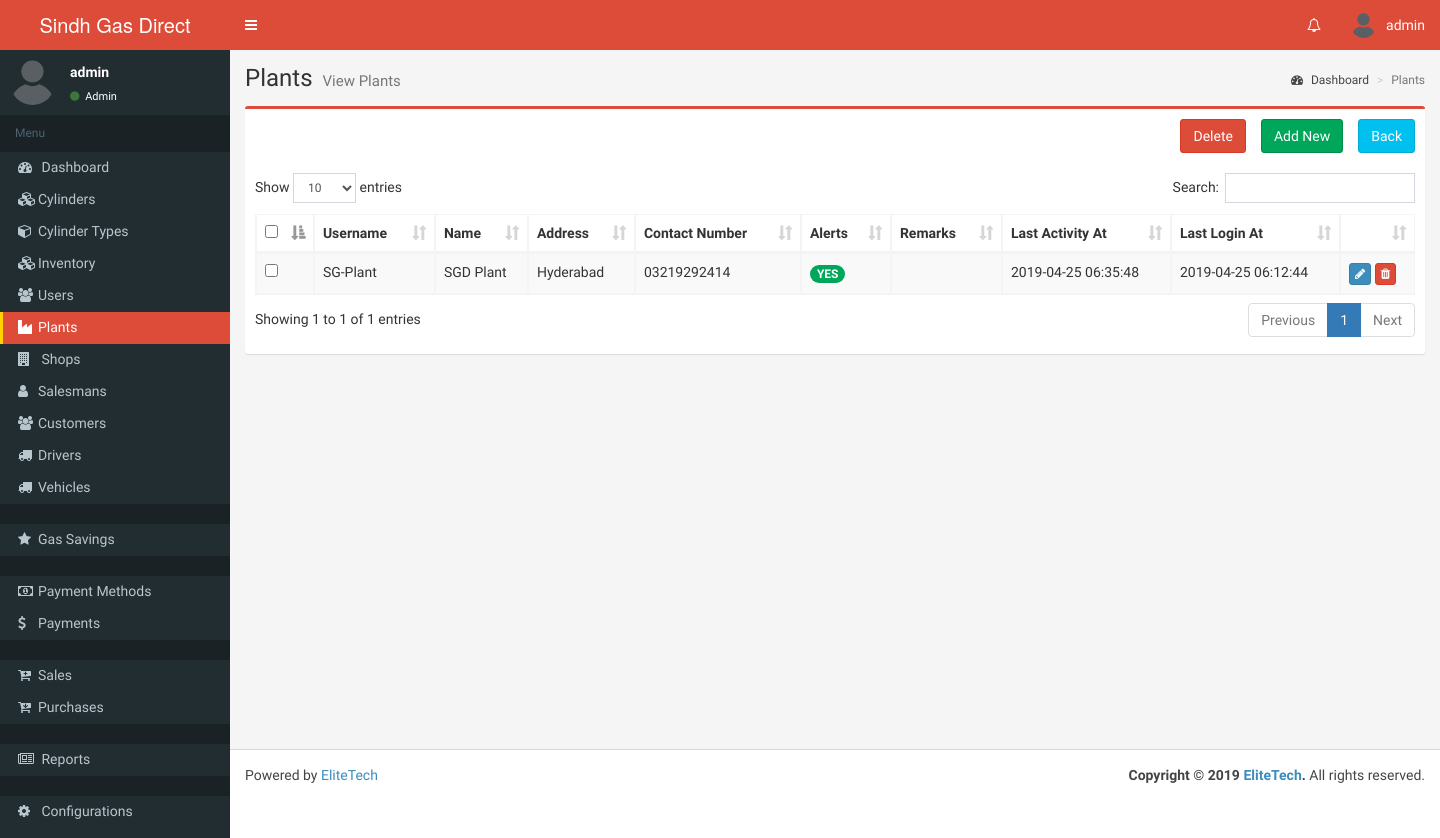
/plants.php (signed in), run on an earlier commit of the app's database.
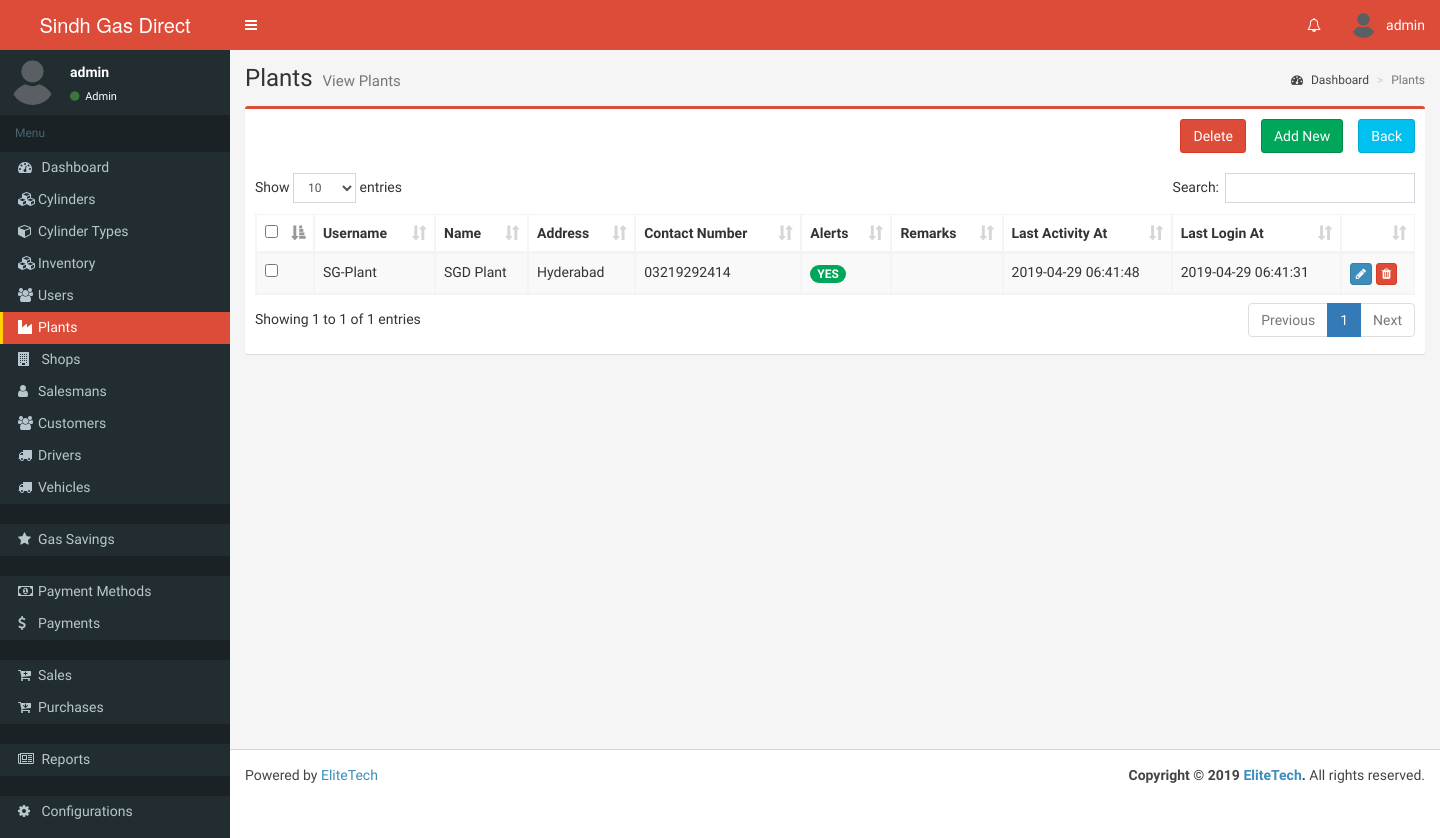
And on a later commit of the database.
### tables this page shows
CREATE TABLE `users` (
  `ID` int(11) NOT NULL AUTO_INCREMENT,
  `Username` text NOT NULL,
  `Password` text NOT NULL,
  `RoleID` int(11) NOT NULL,
  `Image` text NOT NULL,
  `Name` text NOT NULL,
  `Number` text NOT NULL,
  `Email` text NOT NULL,
  `Address` text NOT NULL,
  `Commercial` int(11) NOT NULL,
  `Balance` float NOT NULL,
  `Credit` float NOT NULL,
  `ShopID` int(11) NOT NULL,
  `PlantID` int(11) NOT NULL,
  `CreditLimit` float NOT NULL,
  `SendSMS` int(11) NOT NULL,
  `Remarks` text NOT NULL,
  `SecurityDeposite` float NOT NULL,
  `Status` int(11) NOT NULL,
  `PerformedBy` int(11) NOT NULL,
  `LastLogin` datetime NOT NULL,
  `LastActivity` datetime NOT NULL,
  `DateModified` datetime NOT NULL,
  `DateAdded` datetime NOT NULL,
  PRIMARY KEY (`ID`)
);

### checkadminlogin.php (called while the page is built, shortened)
<?php
	if(!isset($_SESSION['Admin']) || $_SESSION["Admin"] == false)
		redirect("login.php?return_url=".$_SERVER["REQUEST_URI"]);
	else{
        $self = $_SERVER['PHP_SELF'];
    }

### plants.php (the view, shortened to what the changed rows need)
<?php include("checkadminlogin.php");
$sql="SELECT u.ID, u.Username, u.Password, u.Balance, u.Remarks, u.LastActivity, u.LastLogin, u.ShopID, r.Name AS Role, u.Address, u.Number, u.SendSMS, u.Name FROM users u LEFT JOIN roles r ON r.ID = u.RoleID where u.ID<>0 AND u.RoleID = ".(int)ROLE_ID_PLANT;
$resource=mysql_query($sql) or die(mysql_error());
?>
<!DOCTYPE html>
<html>
<head>
    <link rel="stylesheet" href="bootstrap/css/bootstrap.min.css">
    <link rel="stylesheet" href="https://maxcdn.bootstrapcdn.com/font-awesome/4.4.0/css/font-awesome.min.css">
    <link rel="stylesheet" href="https://code.ionicframework.com/ionicons/2.0.1/css/ionicons.min.css">
    <link rel="stylesheet" href="plugins/datatables/dataTables.bootstrap.css">
    <link rel="stylesheet" href="dist/css/AdminLTE.min.css">
    <link rel="stylesheet" href="dist/css/skins/skin-blue.min.css">
</head>
<body class="hold-transition skin-blue sidebar-mini">
<div class="wrapper">
    <div class="content-wrapper">
        <section class="content-header">
            <h1>
                Plants
                <small>View Plants</small>
            </h1>
        </section>
        <section class="content">
            <div class="row">
                <div class="col-xs-12">
                    <div class="box">
                        <div class="box-body table-responsive">
                            <form id="frmPages" action="<?php echo $self; ?>" class="form-horizontal no-margin" method="post">
                                <table id="example1" class="table table-bordered table-striped">
                                    <thead>
                                    <tr>
                                        <th><input type="checkbox" class="no-margin checkUncheckAll"></th>
                                        <th>Username</th>
                                        <th>Name</th>
                                        <th>Address</th>
                                        <th>Contact Number</th>
                                        <th>Alerts</th>
                                        <th>Remarks</th>
                                        <th>Last Activity At</th>
                                        <th>Last Login At</th>
                                        <th></th>
                                    </tr>
                                    </thead>
                                    <tbody>
                                    <?php while($row=mysql_fetch_array($resource))
                                    {
                                        ?>
                                        <tr>
                                            <td style="width:5%"><input type="checkbox" value="<?php echo $row["ID"]; ?>" name="ids[]" class="no-margin chkIds"></td>
                                            <td><?php echo $row["Username"]; ?></td>
                                            <td><?php echo $row["Name"]; ?></td>
                                            <td><?php echo $row["Address"]; ?></td>
                                            <td><?php echo $row["Number"]; ?></td>
                                            <td><?php echo $row["SendSMS"] ? '<span class="badge bg-green">YES</span>' : '<span class="badge bg-red">NO</span>'; ?></td>
                                            <td><?php echo $row["Remarks"]; ?></td>
                                            <td><?php echo $row["LastActivity"]; ?></td>
                                            <td><?php echo $row["LastLogin"]; ?></td>
                                            <td>
                                                <a class="btn btn-primary btn-xs" title="Edit" href="editplant.php?ID=<?php echo $row["ID"]; ?>"><i class="fa fa-pencil"></i></a>
                                                <a class="btn btn-danger btn-xs" title="Delete" href="javascript:;" onclick="doSingleDelete(<?php echo $row["ID"]; ?>)"><i class="fa fa-trash"></i></a>
                                            </td>
                                        </tr>
                                    <?php }
                                    ?>
                                    </tbody>
                                </table>
                            </form>
                        </div>
                    </div>
                </div>
            </div>
        </section>
    </div>
</div>
</body>
</html>

What changed in the data, as far as the page shows it:
changed users "SG-Plant": LastActivity "2019-04-25 06:35:48" → "2019-04-29 06:41:48"; LastLogin "2019-04-25 06:12:44" → "2019-04-29 06:41:31"
